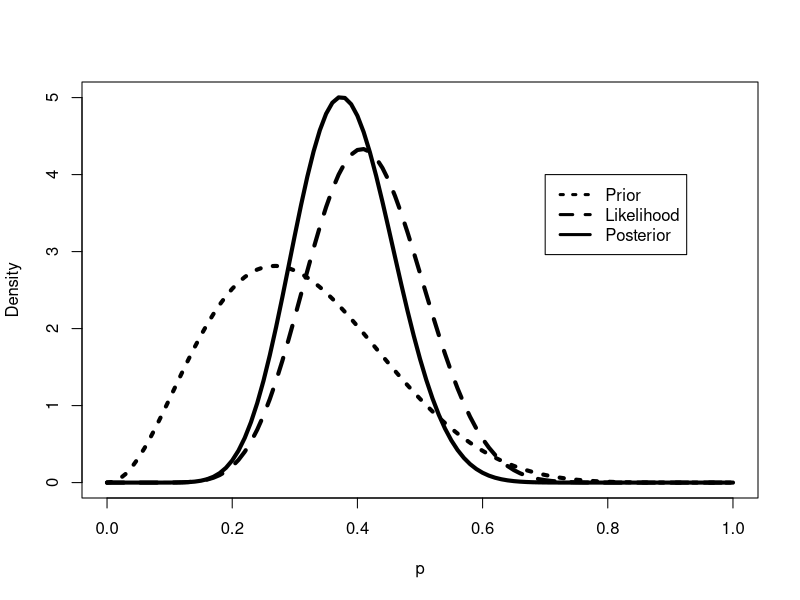
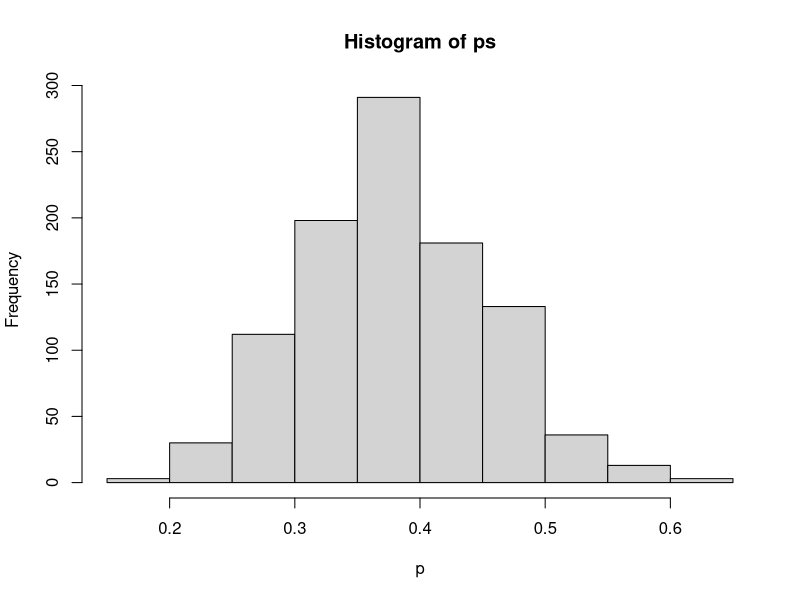

These figures' R source, in order:
################################
# Section 2.4 Using a Beta Prior
#############################

library(LearnBayes)

quantile2=list(p=.9,x=.5)
quantile1=list(p=.5,x=.3)
ab=beta.select(quantile1,quantile2)

 a = ab[1]
 b = ab[2]
 s = 11
 f = 16
 curve(dbeta(x,a+s,b+f), from=0, to=1, 
       xlab="p",ylab="Density",lty=1,lwd=4)
 curve(dbeta(x,s+1,f+1),add=TRUE,lty=2,lwd=4)
 curve(dbeta(x,a,b),add=TRUE,lty=3,lwd=4)
 legend(.7,4,c("Prior","Likelihood","Posterior"),
     lty=c(3,2,1),lwd=c(3,3,3))

 1 - pbeta(0.5, a + s, b + f)

 qbeta(c(0.05, 0.95), a + s, b + f)

 ps = rbeta(1000, a + s, b + f)

 windows()
 hist(ps,xlab="p")

 sum(ps >= 0.5)/1000

 quantile(ps, c(0.05, 0.95))
